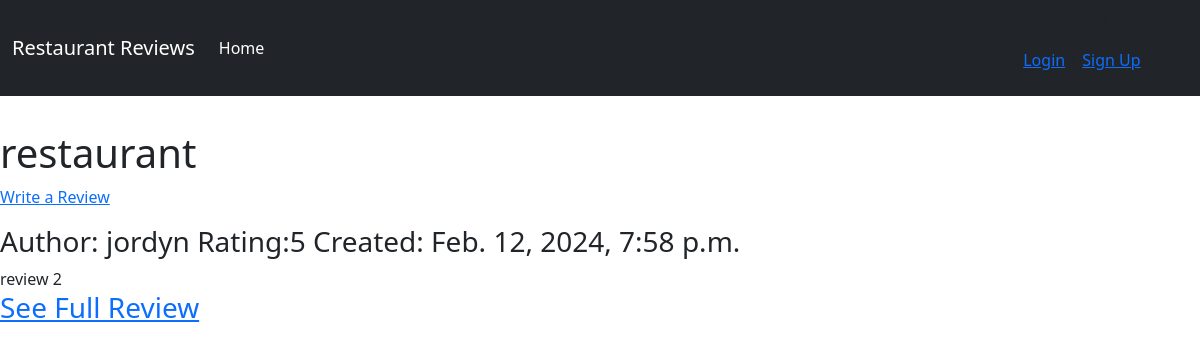
/restaurant/1/, run on an earlier commit of the app's database.
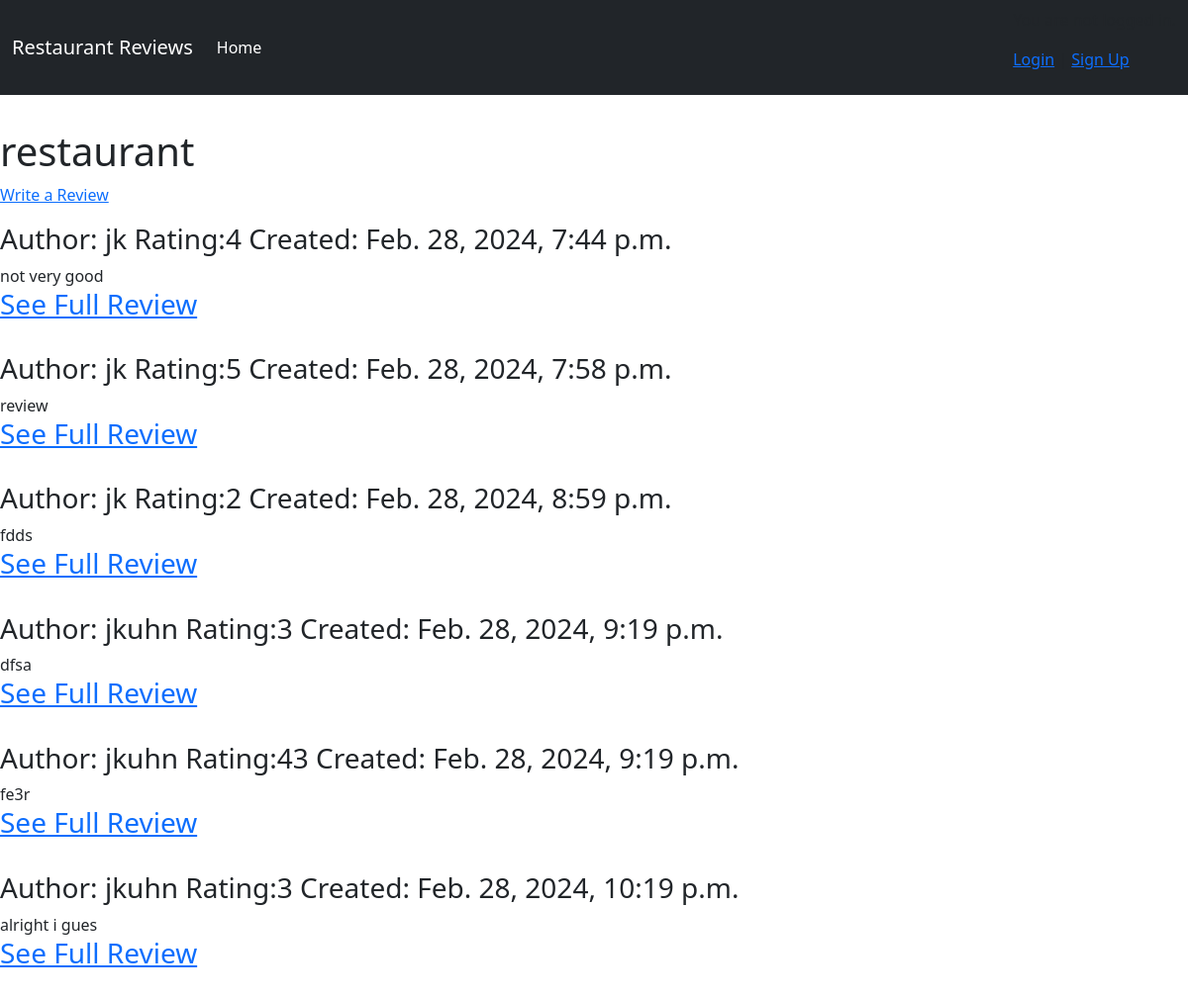
And on a later commit of the database.
### review/models.py (models this page shows, shortened)
class Restaurant(models.Model):
    name = models.CharField(max_length=150)
    created = models.DateTimeField(auto_now_add=True)
    updated= models.DateTimeField(auto_now=True)

class Review(models.Model):
    restaurant = models.ForeignKey(
        "Restaurant",
        on_delete=models.CASCADE,
        related_name="reviews"
    )
    author = models.ForeignKey(
        "auth.User",
        on_delete=models.CASCADE,
        related_name="reviews"
    )
    body = models.TextField()
    rating = models.PositiveSmallIntegerField()
    created = models.DateTimeField(auto_now_add=True)
    updated= models.DateTimeField(auto_now=True)

### review/views.py (the view)
# urls.py: path("restaurant/<int:pk>/", RestaurantDetailView.as_view(), name='restaurant_detail'),
class RestaurantDetailView(DetailView):
    model = Restaurant
    template_name = "restaurant_detail.html"

### templates/restaurant_detail.html
{% extends 'base.html' %}
{% block content %}
<h1>{{ restaurant.name }}</h1>
<p><a href="{% url 'review_new' %}">Write a Review</a></p>
{% for areview in restaurant.reviews.all %}
    <div class="review-entry">
    <h3>Author: {{ areview.author }} Rating:{{areview.rating}} Created: {{areview.created}}</h2>
    <p>{{ areview.body }}</p>
    <h3><a href="{% url 'review_detail' areview.pk %}">See Full Review</a></h2>
    </div>
{% endfor %}
{% endblock content %}

### templates/base.html (shortened to what this page needs)
<html>
    <head>
        <header>
            <nav class="navbar navbar-expand-md navbar-dark fixed-top bg-dark">
                <div class="container-fluid">
                  <a class="navbar-brand" >Restaurant Reviews</a>
                    <div class="navbar-collapse collapse show" id="navbarCollapse">
                        <ul class="navbar-nav me-auto mb-2 mb-md-0">
                        <li class="nav-item">
                            <a class="nav-link active" aria-current="page" href="{% url 'home' %}">Home</a>
                        </li>
                        </ul>
                    </div>
                    <div class="nav-right">
                        {% if user.is_authenticated %}
                            <p class="navbar-brand">
                                Hi {{ user.username }}!&nbsp;
                                <a href="{% url 'logout' %}">Logout</a>
                            </p>
                            <p><a href="{% url 'review_new' %}">+ New Review</a></p>
                        {% else %}
                            <p>You are not logged in.</p>
                            <p>
                                <a href="{% url 'login' %}">Login</a> |
                                <a href="{% url 'signup' %}">Sign Up</a>
                            </p>
                        {% endif %}
                    </div>
                </div>
            </nav>
        </header>
        {% load static %}
        <link rel="stylesheet" href="{% static 'css/base.css' %}">
        <link href="https://cdn.jsdelivr.net/npm/bootstrap@5.2.0-beta1/dist/css/bootstrap.min.css" rel="stylesheet">
    </head>
    <body>
        <div>
            {% block content %}
            {% endblock content %}
        </div>
    </body>
</html>

### static/css/base.css (style rules this page uses)
body { font-family: 'Source Sans Pro', sans-serif; font-size: 18px; }
header { border-bottom: 1px solid #999; margin-bottom: 8rem; display:flex; }
.review-entry { margin-bottom: 2rem; }
.review-entry p { margin: 0; font-weight: 400; }

What changed in the data, as far as the page shows it:
removed Review: author "jordyn", rating "5", created "Feb. 12, 2024, 7:58 p.m.", body "review 2"
added Review: author "jk", rating "4", created "Feb. 28, 2024, 7:44 p.m.", body "not very good"
added Review: author "jk", rating "5", created "Feb. 28, 2024, 7:58 p.m.", body "review"
added Review: author "jk", rating "2", created "Feb. 28, 2024, 8:59 p.m.", body "fdds"
added Review: author "jkuhn", rating "3", created "Feb. 28, 2024, 9:19 p.m.", body "dfsa"
added Review: author "jkuhn", rating "43", created "Feb. 28, 2024, 9:19 p.m.", body "fe3r"
added Review: author "jkuhn", rating "3", created "Feb. 28, 2024, 10:19 p.m.", body "alright i gues"
